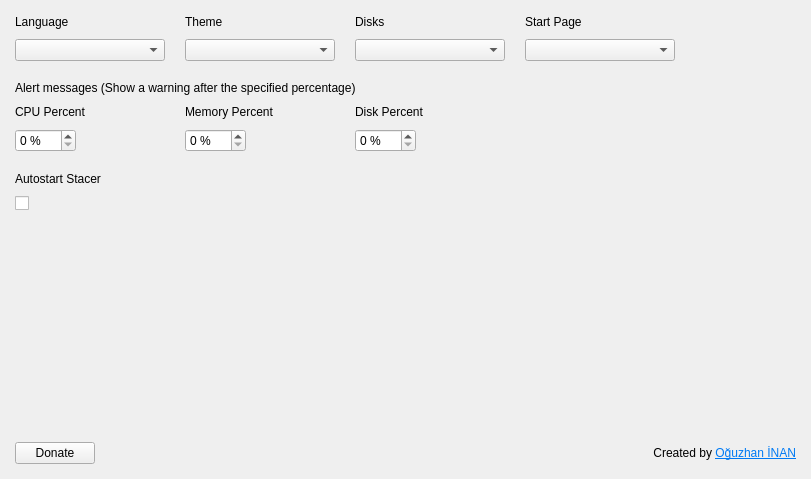
<?xml version="1.0" encoding="UTF-8"?>
<ui version="4.0">
 <class>SettingsPage</class>
 <widget class="QWidget" name="SettingsPage">
  <property name="geometry">
   <rect>
    <x>0</x>
    <y>0</y>
    <width>811</width>
    <height>479</height>
   </rect>
  </property>
  <property name="sizePolicy">
   <sizepolicy hsizetype="Expanding" vsizetype="Expanding">
    <horstretch>0</horstretch>
    <verstretch>0</verstretch>
   </sizepolicy>
  </property>
  <property name="windowTitle">
   <string>Settings</string>
  </property>
  <property name="styleSheet">
   <string notr="true"/>
  </property>
  <layout class="QGridLayout" name="gridLayout">
   <property name="leftMargin">
    <number>15</number>
   </property>
   <property name="topMargin">
    <number>15</number>
   </property>
   <property name="rightMargin">
    <number>15</number>
   </property>
   <property name="bottomMargin">
    <number>15</number>
   </property>
   <property name="horizontalSpacing">
    <number>20</number>
   </property>
   <property name="verticalSpacing">
    <number>10</number>
   </property>
   <item row="1" column="0" alignment="Qt::AlignLeft">
    <widget class="QComboBox" name="cmbLanguages">
     <property name="sizePolicy">
      <sizepolicy hsizetype="Expanding" vsizetype="Fixed">
       <horstretch>0</horstretch>
       <verstretch>0</verstretch>
      </sizepolicy>
     </property>
     <property name="minimumSize">
      <size>
       <width>150</width>
       <height>0</height>
      </size>
     </property>
     <property name="maximumSize">
      <size>
       <width>200</width>
       <height>16777215</height>
      </size>
     </property>
     <property name="cursor">
      <cursorShape>PointingHandCursor</cursorShape>
     </property>
     <property name="focusPolicy">
      <enum>Qt::NoFocus</enum>
     </property>
     <property name="sizeAdjustPolicy">
      <enum>QComboBox::AdjustToMinimumContentsLength</enum>
     </property>
    </widget>
   </item>
   <item row="8" column="0" alignment="Qt::AlignLeft">
    <widget class="QCheckBox" name="checkAutostart">
     <property name="cursor">
      <cursorShape>PointingHandCursor</cursorShape>
     </property>
     <property name="focusPolicy">
      <enum>Qt::NoFocus</enum>
     </property>
     <property name="text">
      <string/>
     </property>
    </widget>
   </item>
   <item row="0" column="1" alignment="Qt::AlignLeft">
    <widget class="QLabel" name="lblTheme">
     <property name="sizePolicy">
      <sizepolicy hsizetype="Expanding" vsizetype="Preferred">
       <horstretch>0</horstretch>
       <verstretch>0</verstretch>
      </sizepolicy>
     </property>
     <property name="text">
      <string>Theme</string>
     </property>
    </widget>
   </item>
   <item row="4" column="1" alignment="Qt::AlignLeft">
    <widget class="QLabel" name="lblMemoryPercent">
     <property name="sizePolicy">
      <sizepolicy hsizetype="Expanding" vsizetype="Preferred">
       <horstretch>0</horstretch>
       <verstretch>0</verstretch>
      </sizepolicy>
     </property>
     <property name="text">
      <string>Memory Percent</string>
     </property>
    </widget>
   </item>
   <item row="1" column="3">
    <widget class="QComboBox" name="cmbStartPage">
     <property name="sizePolicy">
      <sizepolicy hsizetype="Expanding" vsizetype="Fixed">
       <horstretch>0</horstretch>
       <verstretch>0</verstretch>
      </sizepolicy>
     </property>
     <property name="minimumSize">
      <size>
       <width>150</width>
       <height>0</height>
      </size>
     </property>
     <property name="maximumSize">
      <size>
       <width>200</width>
       <height>16777215</height>
      </size>
     </property>
     <property name="cursor">
      <cursorShape>PointingHandCursor</cursorShape>
     </property>
     <property name="focusPolicy">
      <enum>Qt::NoFocus</enum>
     </property>
     <property name="sizeAdjustPolicy">
      <enum>QComboBox::AdjustToMinimumContentsLength</enum>
     </property>
    </widget>
   </item>
   <item row="1" column="1" alignment="Qt::AlignLeft">
    <widget class="QComboBox" name="cmbThemes">
     <property name="sizePolicy">
      <sizepolicy hsizetype="Expanding" vsizetype="Fixed">
       <horstretch>0</horstretch>
       <verstretch>0</verstretch>
      </sizepolicy>
     </property>
     <property name="minimumSize">
      <size>
       <width>150</width>
       <height>0</height>
      </size>
     </property>
     <property name="maximumSize">
      <size>
       <width>200</width>
       <height>16777215</height>
      </size>
     </property>
     <property name="cursor">
      <cursorShape>PointingHandCursor</cursorShape>
     </property>
     <property name="focusPolicy">
      <enum>Qt::NoFocus</enum>
     </property>
     <property name="sizeAdjustPolicy">
      <enum>QComboBox::AdjustToMinimumContentsLength</enum>
     </property>
    </widget>
   </item>
   <item row="5" column="1" alignment="Qt::AlignLeft">
    <widget class="QSpinBox" name="spinMemoryPercent">
     <property name="focusPolicy">
      <enum>Qt::ClickFocus</enum>
     </property>
     <property name="keyboardTracking">
      <bool>false</bool>
     </property>
     <property name="suffix">
      <string notr="true"> %</string>
     </property>
     <property name="minimum">
      <number>0</number>
     </property>
     <property name="maximum">
      <number>100</number>
     </property>
    </widget>
   </item>
   <item row="4" column="2" alignment="Qt::AlignLeft">
    <widget class="QLabel" name="lblDiskPercent">
     <property name="sizePolicy">
      <sizepolicy hsizetype="Expanding" vsizetype="Preferred">
       <horstretch>0</horstretch>
       <verstretch>0</verstretch>
      </sizepolicy>
     </property>
     <property name="text">
      <string>Disk Percent</string>
     </property>
    </widget>
   </item>
   <item row="5" column="0" alignment="Qt::AlignLeft">
    <widget class="QSpinBox" name="spinCpuPercent">
     <property name="focusPolicy">
      <enum>Qt::ClickFocus</enum>
     </property>
     <property name="suffix">
      <string notr="true"> %</string>
     </property>
     <property name="minimum">
      <number>0</number>
     </property>
     <property name="maximum">
      <number>100</number>
     </property>
    </widget>
   </item>
   <item row="0" column="2" alignment="Qt::AlignLeft">
    <widget class="QLabel" name="lblDisks">
     <property name="sizePolicy">
      <sizepolicy hsizetype="Expanding" vsizetype="Preferred">
       <horstretch>0</horstretch>
       <verstretch>0</verstretch>
      </sizepolicy>
     </property>
     <property name="text">
      <string>Disks</string>
     </property>
    </widget>
   </item>
   <item row="0" column="0" alignment="Qt::AlignLeft">
    <widget class="QLabel" name="lblLanguage">
     <property name="sizePolicy">
      <sizepolicy hsizetype="Expanding" vsizetype="Preferred">
       <horstretch>0</horstretch>
       <verstretch>0</verstretch>
      </sizepolicy>
     </property>
     <property name="text">
      <string>Language</string>
     </property>
    </widget>
   </item>
   <item row="7" column="0" alignment="Qt::AlignLeft">
    <widget class="QLabel" name="lblStartOnBoot">
     <property name="sizePolicy">
      <sizepolicy hsizetype="Expanding" vsizetype="Preferred">
       <horstretch>0</horstretch>
       <verstretch>0</verstretch>
      </sizepolicy>
     </property>
     <property name="text">
      <string>Autostart Stacer</string>
     </property>
    </widget>
   </item>
   <item row="9" column="0">
    <spacer name="verticalSpacer">
     <property name="orientation">
      <enum>Qt::Vertical</enum>
     </property>
     <property name="sizeHint" stdset="0">
      <size>
       <width>10</width>
       <height>40</height>
      </size>
     </property>
    </spacer>
   </item>
   <item row="5" column="2" alignment="Qt::AlignLeft">
    <widget class="QSpinBox" name="spinDiskPercent">
     <property name="focusPolicy">
      <enum>Qt::ClickFocus</enum>
     </property>
     <property name="suffix">
      <string notr="true"> %</string>
     </property>
     <property name="minimum">
      <number>0</number>
     </property>
     <property name="maximum">
      <number>100</number>
     </property>
    </widget>
   </item>
   <item row="4" column="0" alignment="Qt::AlignLeft">
    <widget class="QLabel" name="lblCpuPercent">
     <property name="sizePolicy">
      <sizepolicy hsizetype="Expanding" vsizetype="Preferred">
       <horstretch>0</horstretch>
       <verstretch>0</verstretch>
      </sizepolicy>
     </property>
     <property name="text">
      <string>CPU Percent</string>
     </property>
    </widget>
   </item>
   <item row="3" column="0" colspan="5">
    <widget class="QLabel" name="lblAlertMessages">
     <property name="sizePolicy">
      <sizepolicy hsizetype="Expanding" vsizetype="Preferred">
       <horstretch>0</horstretch>
       <verstretch>0</verstretch>
      </sizepolicy>
     </property>
     <property name="accessibleName">
      <string notr="true">title</string>
     </property>
     <property name="text">
      <string>Alert messages (Show a warning after the specified percentage)</string>
     </property>
    </widget>
   </item>
   <item row="10" column="3" colspan="2" alignment="Qt::AlignRight">
    <widget class="QLabel" name="lblCreatedBy">
     <property name="text">
      <string>&lt;html&gt;&lt;head/&gt;&lt;body&gt;&lt;p&gt;Created by &lt;a href=&quot;https://github.com/oguzhaninan&quot;&gt;&lt;span style=&quot; text-decoration: underline; color:#007af4;&quot;&gt;Oğuzhan İNAN&lt;/span&gt;&lt;/a&gt;&lt;/p&gt;&lt;/body&gt;&lt;/html&gt;</string>
     </property>
     <property name="textFormat">
      <enum>Qt::RichText</enum>
     </property>
     <property name="alignment">
      <set>Qt::AlignRight|Qt::AlignTrailing|Qt::AlignVCenter</set>
     </property>
     <property name="openExternalLinks">
      <bool>true</bool>
     </property>
    </widget>
   </item>
   <item row="10" column="0" alignment="Qt::AlignLeft">
    <widget class="QPushButton" name="btnDonate">
     <property name="sizePolicy">
      <sizepolicy hsizetype="Expanding" vsizetype="Fixed">
       <horstretch>0</horstretch>
       <verstretch>0</verstretch>
      </sizepolicy>
     </property>
     <property name="cursor">
      <cursorShape>PointingHandCursor</cursorShape>
     </property>
     <property name="focusPolicy">
      <enum>Qt::NoFocus</enum>
     </property>
     <property name="accessibleName">
      <string notr="true">primary</string>
     </property>
     <property name="text">
      <string>Donate</string>
     </property>
     <property name="icon">
      <iconset resource="../../static.qrc">
       <normaloff>:/static/themes/common/img/donate.png</normaloff>:/static/themes/common/img/donate.png</iconset>
     </property>
     <property name="iconSize">
      <size>
       <width>18</width>
       <height>18</height>
      </size>
     </property>
    </widget>
   </item>
   <item row="1" column="2">
    <widget class="QComboBox" name="cmbDisks">
     <property name="sizePolicy">
      <sizepolicy hsizetype="Expanding" vsizetype="Fixed">
       <horstretch>0</horstretch>
       <verstretch>0</verstretch>
      </sizepolicy>
     </property>
     <property name="minimumSize">
      <size>
       <width>150</width>
       <height>0</height>
      </size>
     </property>
     <property name="maximumSize">
      <size>
       <width>200</width>
       <height>16777215</height>
      </size>
     </property>
     <property name="cursor">
      <cursorShape>PointingHandCursor</cursorShape>
     </property>
     <property name="focusPolicy">
      <enum>Qt::NoFocus</enum>
     </property>
     <property name="sizeAdjustPolicy">
      <enum>QComboBox::AdjustToMinimumContentsLength</enum>
     </property>
    </widget>
   </item>
   <item row="0" column="4" rowspan="2">
    <spacer name="horizontalSpacer">
     <property name="orientation">
      <enum>Qt::Horizontal</enum>
     </property>
     <property name="sizeHint" stdset="0">
      <size>
       <width>0</width>
       <height>20</height>
      </size>
     </property>
    </spacer>
   </item>
   <item row="0" column="3" alignment="Qt::AlignLeft">
    <widget class="QLabel" name="lblHomepage">
     <property name="sizePolicy">
      <sizepolicy hsizetype="Expanding" vsizetype="Preferred">
       <horstretch>0</horstretch>
       <verstretch>0</verstretch>
      </sizepolicy>
     </property>
     <property name="text">
      <string>Start Page</string>
     </property>
    </widget>
   </item>
   <item row="6" column="0" colspan="5">
    <spacer name="verticalSpacer_3">
     <property name="orientation">
      <enum>Qt::Vertical</enum>
     </property>
     <property name="sizeType">
      <enum>QSizePolicy::Fixed</enum>
     </property>
     <property name="sizeHint" stdset="0">
      <size>
       <width>20</width>
       <height>10</height>
      </size>
     </property>
    </spacer>
   </item>
   <item row="2" column="0" colspan="5">
    <spacer name="verticalSpacer_2">
     <property name="orientation">
      <enum>Qt::Vertical</enum>
     </property>
     <property name="sizeType">
      <enum>QSizePolicy::Fixed</enum>
     </property>
     <property name="sizeHint" stdset="0">
      <size>
       <width>20</width>
       <height>10</height>
      </size>
     </property>
    </spacer>
   </item>
  </layout>
 </widget>
 <tabstops>
  <tabstop>spinCpuPercent</tabstop>
  <tabstop>spinMemoryPercent</tabstop>
  <tabstop>spinDiskPercent</tabstop>
 </tabstops>
 <resources>
  <include location="../../static.qrc"/>
 </resources>
 <connections/>
</ui>
